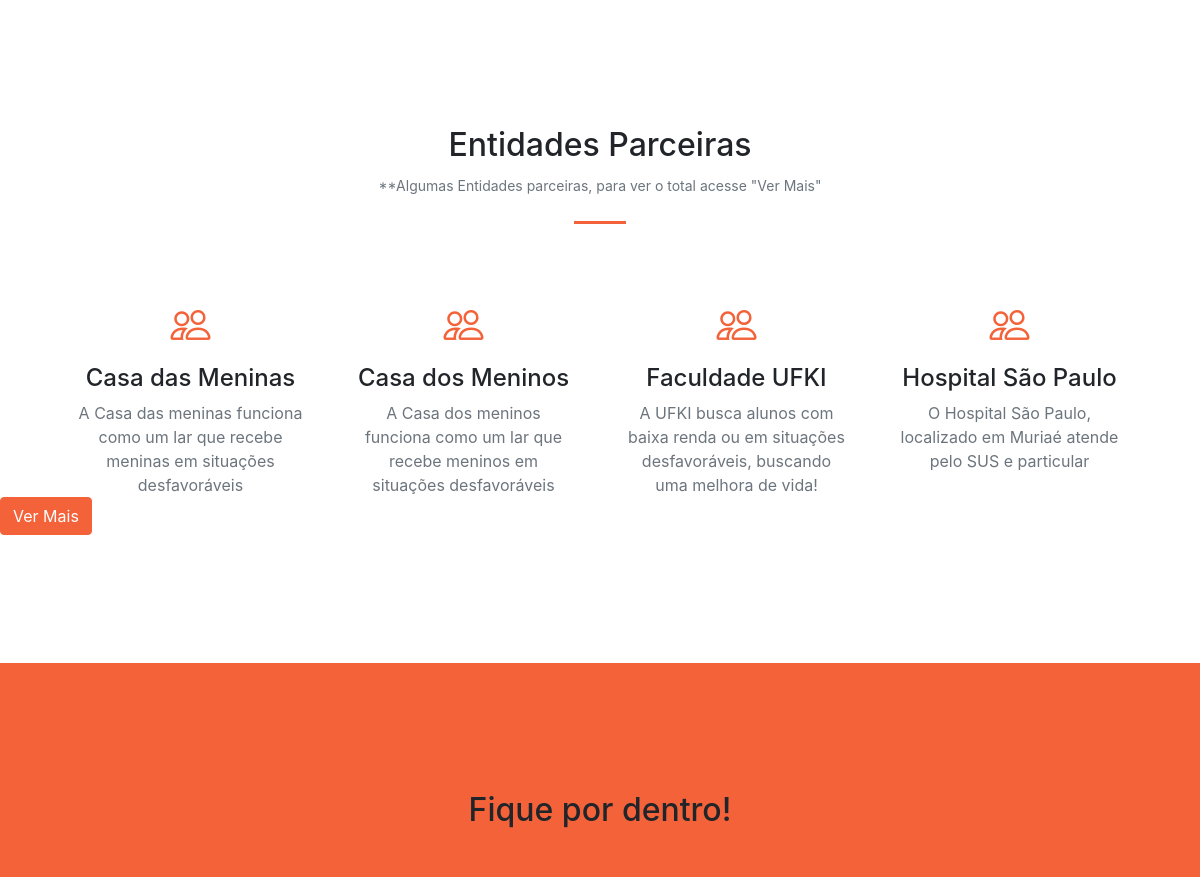
Before: / (middle part) with the older database file.
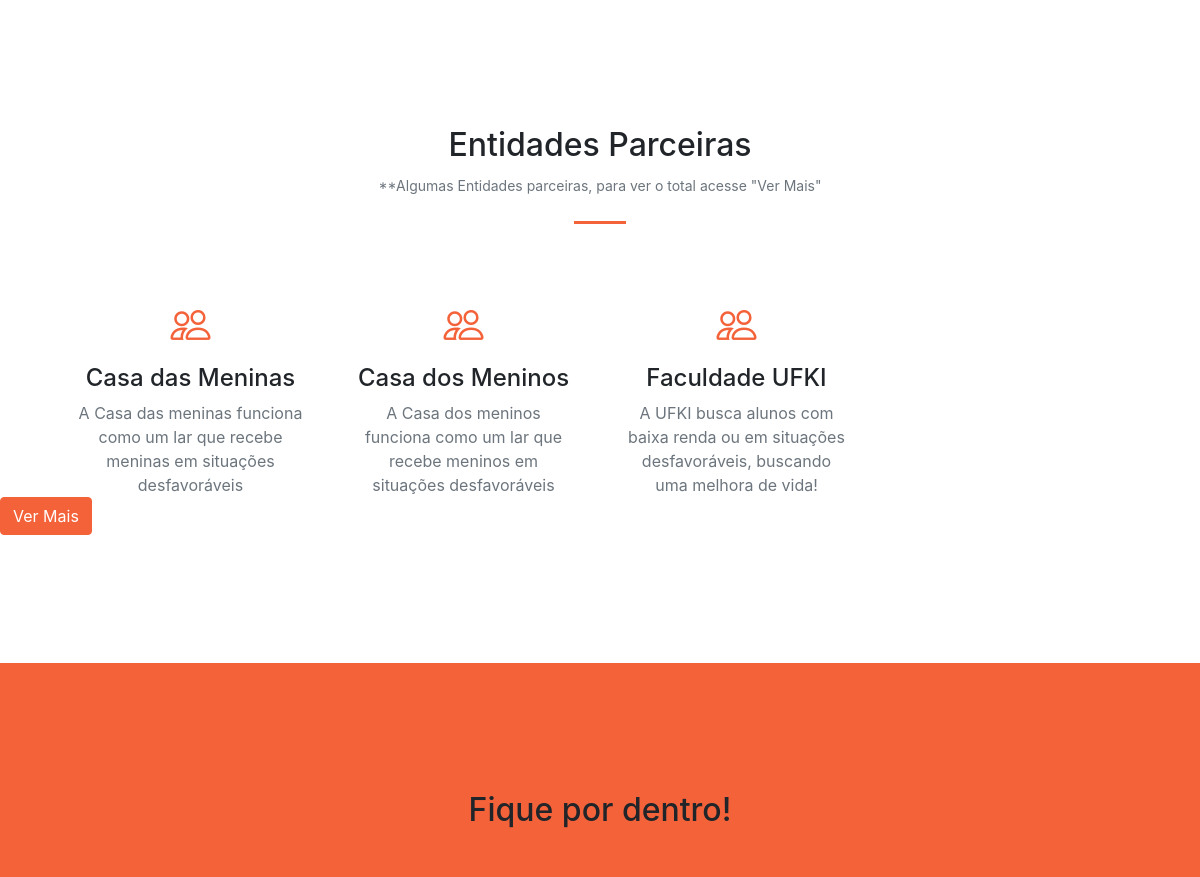
After: the same page with the newer database file.
### tables this page shows
CREATE TABLE `entidades` (
  `id` int(11) NOT NULL AUTO_INCREMENT,
  `nome` varchar(255) NOT NULL,
  `email` varchar(255) NOT NULL,
  `cidade` varchar(255) NOT NULL,
  `descricao` text NOT NULL,
  `cnpj` varchar(255) NOT NULL DEFAULT 'ISENTO',
  `status` varchar(10) NOT NULL DEFAULT 'Ativo',
  `user_id` int(10) DEFAULT NULL,
  PRIMARY KEY (`id`)
);

### application/controllers/Principal.php (called while the page is built, shortened)
<?php
class Principal extends CI_Controller
{
    public function __construct()
	{
		$this->load->model("entidades_model");
	}
    public function index()
	{
		$dados["entidades"]  = $this->entidades_model->principal_index();
		$dados["title"] = "DoeMais - Início";
		$this->load->view('pages/publico/view_landing_page', $dados);
	}
}

### index.php (called while the page is built, shortened)
<?php
require_once BASEPATH.'core/CodeIgniter.php';

### application/models/entidades_model.php (called while the page is built, shortened)
<?php
	class Entidades_model extends CI_model
	{
		public function principal_index()
		{
			$this->db->where("status", "ativo");
			$this->db->order_by("nome", "ASC");
			return $this->db->get("entidades", 4)->result_array();
		}
	}

### application/views/pages/publico/view_landing_page.php (the view, shortened to what this page needs)
<!DOCTYPE html>
<html lang="pt-br">
<head>
    <link href="https://cdn.jsdelivr.net/npm/bootstrap-icons@1.5.0/font/bootstrap-icons.css" rel="stylesheet" />
    <link rel="stylesheet" href="https://use.fontawesome.com/releases/v5.3.1/css/all.css">
    <link href="https://cdnjs.cloudflare.com/ajax/libs/SimpleLightbox/2.1.0/simpleLightbox.min.css" rel="stylesheet" />
    <link href="<?php echo base_url('public/css/style.css'); ?>" rel="stylesheet" />
</head>
<body id="page-top">
    <section class="page-section" id="parceiros">
        <div class="container px-4 px-lg-5">
            <h2 class="text-center mt-0">Entidades Parceiras</h2>
            <p class="text-center mt-0"><small class="text-secondary">**Algumas Entidades parceiras, para ver o total acesse "Ver Mais"</small></p>
            <hr class="divider" />
            <div class="row gx-4 gx-lg-5">
                <?php foreach ($entidades as $entidade) : ?>
                    <div class="col-lg-3 col-md-6 text-center">
                        <div class="mt-5">
                            <div class="mb-2"><i class="bi bi-people fs-1 text-primary"></i></div>
                            <h3 class="h4 mb-2"><?= $entidade["nome"] ?></h3>
                            <p class="text-muted mb-0"><?= $entidade["descricao"] ?></p>
                        </div>
                    </div>
                <?php endforeach; ?>
            </div>
        </div>
        <a type="button" href="view_pagina_doacoes" class="btn btn-primary btn-md">Ver Mais</a>
    </section>
    <section class="page-section bg-primary" id="contato">
        <div class="container px-4 px-lg-5">
            <div class="row gx-4 gx-lg-5 justify-content-center">
                <div class="col-lg-8 col-xl-6 text-center">
                    <h2 class="mt-0">Fique por dentro!</h2>
                    <hr class="divider" />
                </div>
            </div>
        </div>
    </section>
</body>
</html>

Changed rows visible on the page:
no longer on this page (row edited): entidades: nome "Hospital São Paulo", descricao "O Hospital São Paulo, localizado em Muriaé atende pelo SUS e particular"
